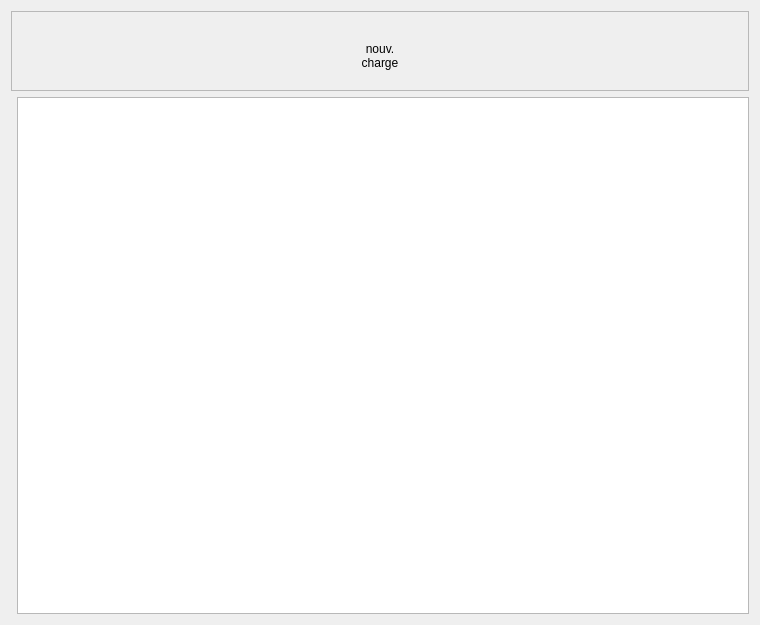
<?xml version="1.0" encoding="UTF-8"?>
<ui version="4.0">
 <class>Loads</class>
 <widget class="QWidget" name="Loads">
  <property name="geometry">
   <rect>
    <x>0</x>
    <y>0</y>
    <width>760</width>
    <height>625</height>
   </rect>
  </property>
  <property name="windowTitle">
   <string>Form</string>
  </property>
  <layout class="QVBoxLayout" name="verticalLayout">
   <item>
    <widget class="QFrame" name="frame">
     <property name="minimumSize">
      <size>
       <width>0</width>
       <height>80</height>
      </size>
     </property>
     <property name="maximumSize">
      <size>
       <width>16777215</width>
       <height>80</height>
      </size>
     </property>
     <property name="frameShape">
      <enum>QFrame::StyledPanel</enum>
     </property>
     <property name="frameShadow">
      <enum>QFrame::Raised</enum>
     </property>
     <layout class="QHBoxLayout" name="horizontalLayout_2">
      <item>
       <spacer name="horizontalSpacer">
        <property name="orientation">
         <enum>Qt::Horizontal</enum>
        </property>
        <property name="sizeHint" stdset="0">
         <size>
          <width>193</width>
          <height>20</height>
         </size>
        </property>
       </spacer>
      </item>
      <item>
       <widget class="QToolButton" name="toolButton_new_charge">
        <property name="sizePolicy">
         <sizepolicy hsizetype="Expanding" vsizetype="Expanding">
          <horstretch>0</horstretch>
          <verstretch>0</verstretch>
         </sizepolicy>
        </property>
        <property name="minimumSize">
         <size>
          <width>80</width>
          <height>70</height>
         </size>
        </property>
        <property name="maximumSize">
         <size>
          <width>80</width>
          <height>70</height>
         </size>
        </property>
        <property name="styleSheet">
         <string notr="true">QToolButton
{
background-color: transparent ;
border : none ;

}
QToolButton::hover
{
    border-style: outset;
    border-width: 2px;
    border-color: white;
}
	</string>
        </property>
        <property name="text">
         <string>nouv. 
charge</string>
        </property>
        <property name="icon">
         <iconset resource="../resources.qrc">
          <normaloff>:/Assets/Images/icons/add.svg</normaloff>:/Assets/Images/icons/add.svg</iconset>
        </property>
        <property name="iconSize">
         <size>
          <width>32</width>
          <height>32</height>
         </size>
        </property>
        <property name="toolButtonStyle">
         <enum>Qt::ToolButtonTextUnderIcon</enum>
        </property>
       </widget>
      </item>
      <item>
       <spacer name="horizontalSpacer_2">
        <property name="orientation">
         <enum>Qt::Horizontal</enum>
        </property>
        <property name="sizeHint" stdset="0">
         <size>
          <width>280</width>
          <height>20</height>
         </size>
        </property>
       </spacer>
      </item>
     </layout>
    </widget>
   </item>
   <item>
    <layout class="QHBoxLayout" name="horizontalLayout">
     <item>
      <widget class="TableViewTools" name="widget" native="true"/>
     </item>
     <item>
      <widget class="QTableView" name="tableView"/>
     </item>
    </layout>
   </item>
  </layout>
 </widget>
 <customwidgets>
  <customwidget>
   <class>TableViewTools</class>
   <extends>QWidget</extends>
   <header>tableviewtools.h</header>
   <container>1</container>
  </customwidget>
 </customwidgets>
 <resources>
  <include location="../resources.qrc"/>
 </resources>
 <connections/>
</ui>
